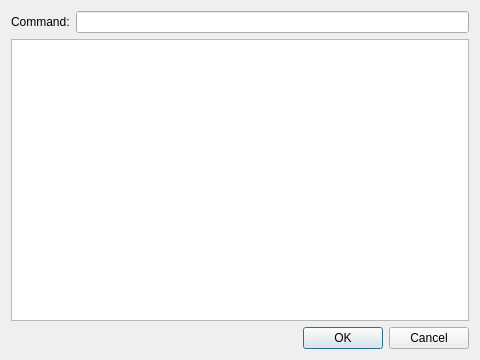
<?xml version="1.0" encoding="UTF-8"?>
<ui version="4.0">
 <class>RunDialog</class>
 <widget class="QDialog" name="RunDialog">
  <property name="geometry">
   <rect>
    <x>0</x>
    <y>0</y>
    <width>480</width>
    <height>360</height>
   </rect>
  </property>
  <property name="windowTitle">
   <string>Run</string>
  </property>
  <layout class="QFormLayout" name="formLayout">
   <item row="0" column="0">
    <widget class="QLabel" name="label">
     <property name="text">
      <string>Command:</string>
     </property>
    </widget>
   </item>
   <item row="0" column="1">
    <widget class="QLineEdit" name="command"/>
   </item>
   <item row="1" column="0" colspan="2">
    <widget class="QTreeView" name="treeView">
     <property name="sizePolicy">
      <sizepolicy hsizetype="Expanding" vsizetype="Expanding">
       <horstretch>0</horstretch>
       <verstretch>1</verstretch>
      </sizepolicy>
     </property>
     <property name="rootIsDecorated">
      <bool>false</bool>
     </property>
     <attribute name="headerVisible">
      <bool>false</bool>
     </attribute>
    </widget>
   </item>
   <item row="2" column="0" colspan="2">
    <widget class="QDialogButtonBox" name="buttonBox">
     <property name="orientation">
      <enum>Qt::Horizontal</enum>
     </property>
     <property name="standardButtons">
      <set>QDialogButtonBox::Cancel|QDialogButtonBox::Ok</set>
     </property>
    </widget>
   </item>
  </layout>
 </widget>
 <tabstops>
  <tabstop>command</tabstop>
  <tabstop>treeView</tabstop>
  <tabstop>buttonBox</tabstop>
 </tabstops>
 <resources/>
 <connections>
  <connection>
   <sender>buttonBox</sender>
   <signal>accepted()</signal>
   <receiver>RunDialog</receiver>
   <slot>accept()</slot>
   <hints>
    <hint type="sourcelabel">
     <x>248</x>
     <y>254</y>
    </hint>
    <hint type="destinationlabel">
     <x>157</x>
     <y>274</y>
    </hint>
   </hints>
  </connection>
  <connection>
   <sender>buttonBox</sender>
   <signal>rejected()</signal>
   <receiver>RunDialog</receiver>
   <slot>reject()</slot>
   <hints>
    <hint type="sourcelabel">
     <x>316</x>
     <y>260</y>
    </hint>
    <hint type="destinationlabel">
     <x>286</x>
     <y>274</y>
    </hint>
   </hints>
  </connection>
 </connections>
</ui>
